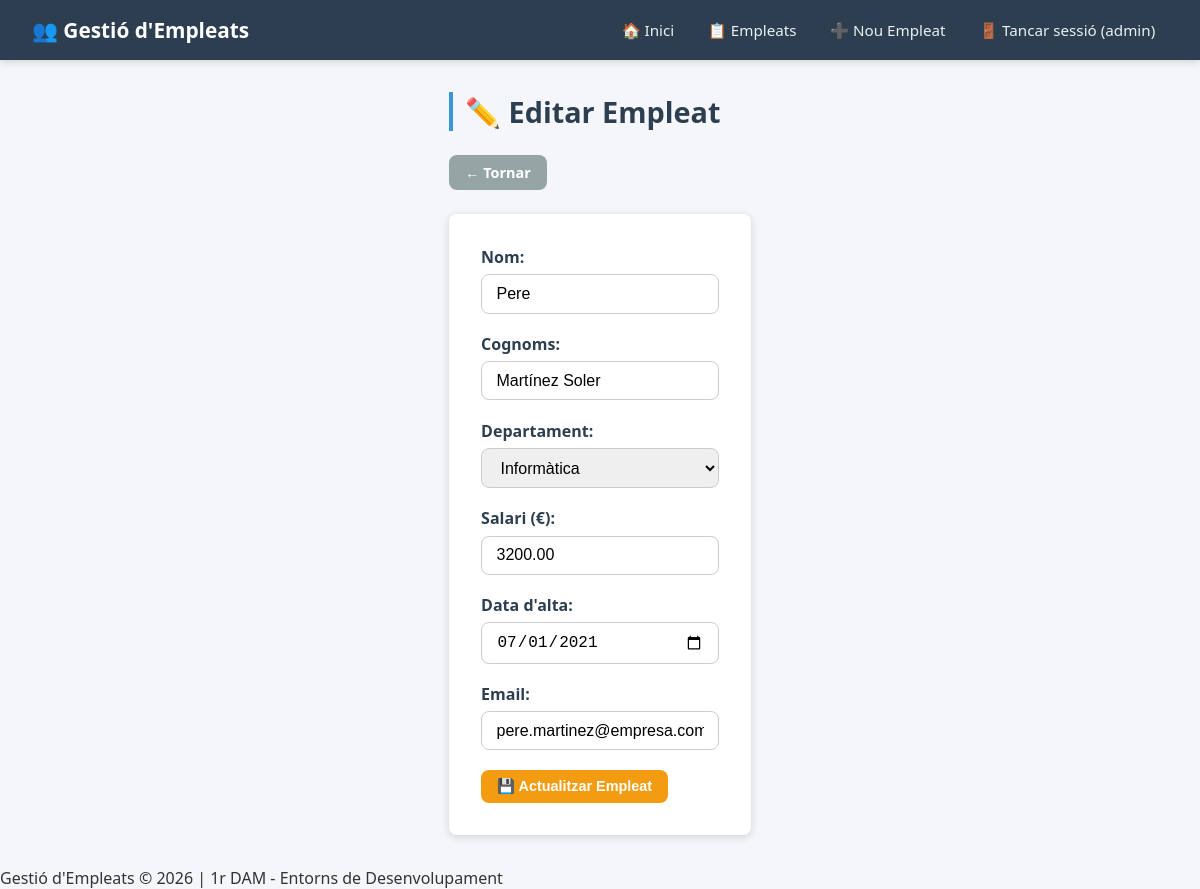
The page /empleados/editar.php?id=2 (signed in) on the database its author committed.
### tables this page shows
CREATE TABLE `empleats` (
  `id` int(11) NOT NULL,
  `nom` varchar(100) NOT NULL,
  `cognoms` varchar(150) NOT NULL,
  `departament` varchar(100) NOT NULL,
  `salari` decimal(8,2) NOT NULL,
  `data_alta` date NOT NULL,
  `email` varchar(150) NOT NULL
);

### includes/funcions.php (called while the page is built, shortened)
<?php
function connectarBD() {
    $conn = new mysqli(DB_HOST, DB_USER, DB_PASS, DB_NAME);
    $conn->set_charset("utf8mb4");
    return $conn;
}
function obtenirEmpleatPerId($id) {
    $conn = connectarBD();
    $stmt = $conn->prepare("SELECT * FROM empleats WHERE id = ?");
    $stmt->bind_param("i", $id);
    $stmt->execute();
    $resultat = $stmt->get_result();
    $empleat = $resultat->fetch_assoc();
    return $empleat;
}

### empleados/editar.php (the view, shortened to what this page needs)
<?php
require_once __DIR__ . '/../includes/header.php';
$id = isset($_GET['id']) ? (int)$_GET['id'] : 0;
$empleat = obtenirEmpleatPerId($id);
$dades  = $empleat;
?>
<h1>✏️ Editar Empleat</h1>
<a href="listar.php" class="btn btn-secondary">← Tornar</a>
<form method="POST" action="editar.php?id=<?= $id ?>" class="formulari">
    <div class="form-group">
        <label for="nom">Nom:</label>
        <input type="text" id="nom" name="nom"
               value="<?= htmlspecialchars($dades['nom']) ?>" required>
    </div>
    <div class="form-group">
        <label for="cognoms">Cognoms:</label>
        <input type="text" id="cognoms" name="cognoms"
               value="<?= htmlspecialchars($dades['cognoms']) ?>" required>
    </div>
    <div class="form-group">
        <label for="departament">Departament:</label>
        <select id="departament" name="departament" required>
            <?php
            $departaments = ['Informàtica','Recursos Humans',
                             'Comptabilitat','Vendes','Màrqueting','Direcció'];
            foreach ($departaments as $dep):
                $sel = ($dades['departament'] === $dep) ? 'selected' : '';
            ?>
                <option value="<?= $dep ?>" <?= $sel ?>><?= $dep ?></option>
            <?php endforeach; ?>
        </select>
    </div>
    <div class="form-group">
        <label for="salari">Salari (€):</label>
        <input type="number" id="salari" name="salari" step="0.01" min="0"
               value="<?= htmlspecialchars($dades['salari']) ?>" required>
    </div>
    <div class="form-group">
        <label for="data_alta">Data d'alta:</label>
        <input type="date" id="data_alta" name="data_alta"
               value="<?= htmlspecialchars($dades['data_alta']) ?>" required>
    </div>
    <div class="form-group">
        <label for="email">Email:</label>
        <input type="email" id="email" name="email"
               value="<?= htmlspecialchars($dades['email']) ?>" required>
    </div>
    <button type="submit" class="btn btn-warning">💾 Actualitzar Empleat</button>
</form>
<?php require_once __DIR__ . '/../includes/footer.php'; ?>

### css/estils.css (style rules this page uses)
:root { --color-primary: #3498db; --color-success: #27ae60; --color-warning: #f39c12; --color-danger: #e74c3c; --color-secondary: #95a5a6; --color-dark: #2c3e50; --color-light: #ecf0f1; --color-white: #ffffff; --shadow: 0 2px 8px rgba(0,0,0,0.15); --radius: 8px; }
* { margin: 0; padding: 0; box-sizing: border-box; }
body { font-family: 'Segoe UI', Tahoma, Geneva, Verdana, sans-serif; background-color: #f4f6f9; color: #333; min-height: 100vh; display: flex; flex-direction: column; }
h1 { color: var(--color-dark); margin-bottom: 1.5rem; font-size: 1.8rem; border-left: 4px solid var(--color-primary); padding-left: 0.75rem; }
.btn { display: inline-block; padding: 0.5rem 1rem; border: none; border-radius: var(--radius); cursor: pointer; font-size: 0.9rem; font-weight: 600; text-decoration: none; transition: opacity 0.2s, transform 0.1s; }
.btn-warning { background: var(--color-warning); color: var(--color-white); }
.btn-secondary { background: var(--color-secondary); color: var(--color-white); }
.formulari { background: var(--color-white); padding: 2rem; border-radius: var(--radius); box-shadow: var(--shadow); max-width: 600px; margin-top: 1.5rem; }
.form-group { margin-bottom: 1.2rem; }
.form-group label { display: block; font-weight: 600; margin-bottom: 0.4rem; color: var(--color-dark); }
.form-group input, .form-group select { width: 100%; padding: 0.6rem 0.9rem; border: 1px solid #ccc; border-radius: var(--radius); font-size: 1rem; transition: border-color 0.2s; }

### rows shown on the page
empleats: nom "Pere", cognoms "Martínez Soler", salari "3200.00", data_alta "07/01/2021", email "pere.martinez@empresa.com"

### other values the page prints
$_SESSION['usuari_nom'] "admin"
form field departament "Informàtica"
